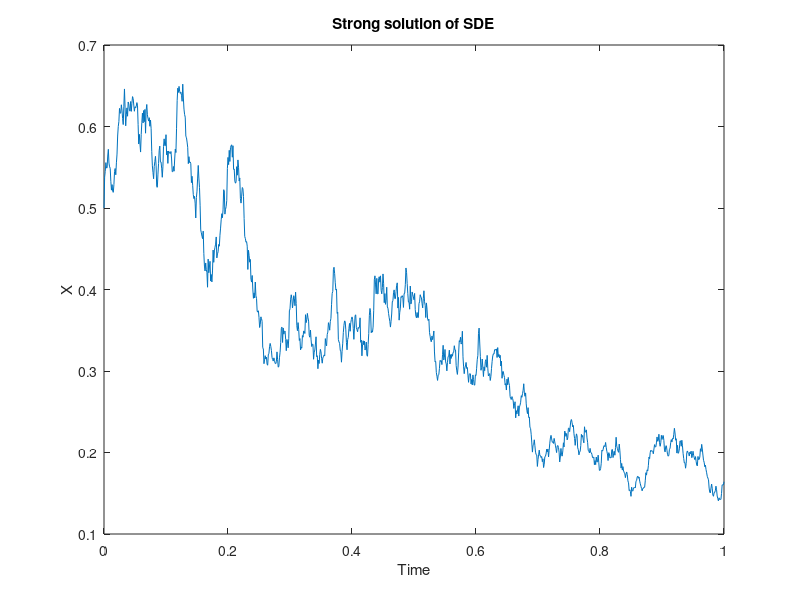

Write MATLAB code to recreate this figure.
% Parameters
T = 1; % Time horizon
N = 1000; % Number of time steps
dt = T/N; % Time step size
X0 = 0.5; % Initial condition

% Initialize arrays
X = zeros(N+1, 1); % Solution array
X(1) = X0;

% Generate Brownian increments
dW = sqrt(dt)*randn(N, 1);

% loop to calculate 
for i = 1:N
    X(i+1) = X(i) + min(X(i), 1-X(i))*dW(i);
end

% Plot solution
t = linspace(0, T, N+1);
plot(t, X);
xlabel('Time');
ylabel('X');
title('Strong solution of SDE');